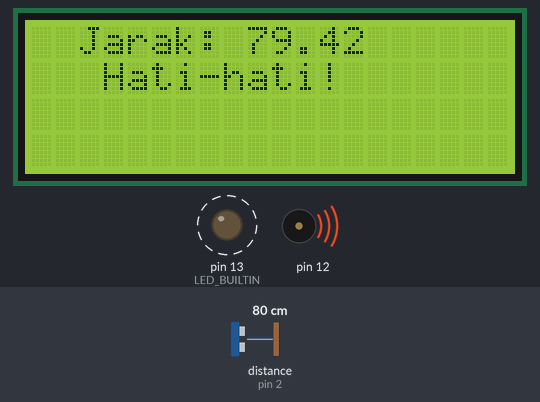
The sketch below on a simulated Arduino Uno, built with avr-gcc and run on an emulated ATmega328P. On the bench: 20×4 character LCD, output pins drawn as LEDs (lit = HIGH), buzzer (waves = sounding). Wiring (inferred from the names in the program): ultrasonic range finder: trigger pin 3; echo pin 2. Dashed ring = blinking. The test bench sets the inputs (shaded band); at power-on: distance to the obstacle (sensor on pin 2) 80 cm. The echo pulse lasts 58.3 µs per cm; pins used as bus, display or sensor lines are not drawn.

Above: at 0.99 s.
1.3 s: distance to the obstacle (sensor on pin 2) set to 196 cm
At 1.45 s:
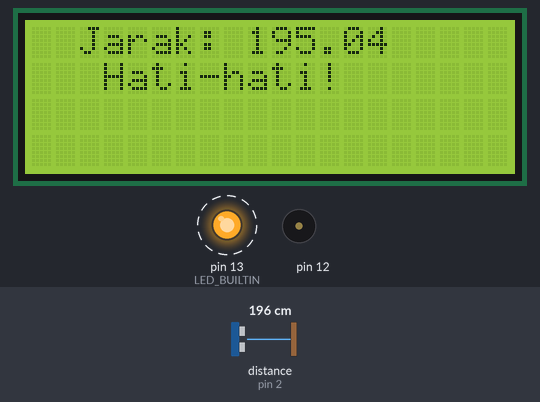
3.0 s: distance to the obstacle (sensor on pin 2) set to 205 cm
At 3.4 s:
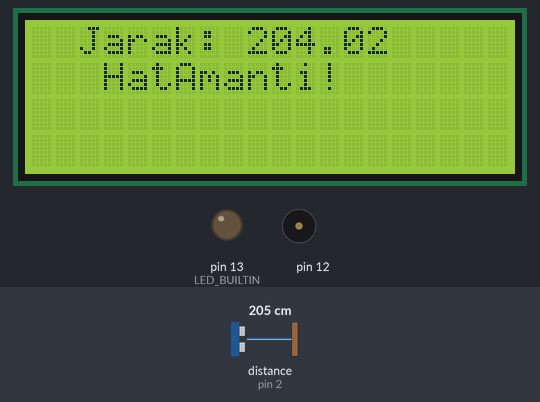
4.5 s: distance to the obstacle (sensor on pin 2) set to 2 cm
At 4.78 s:
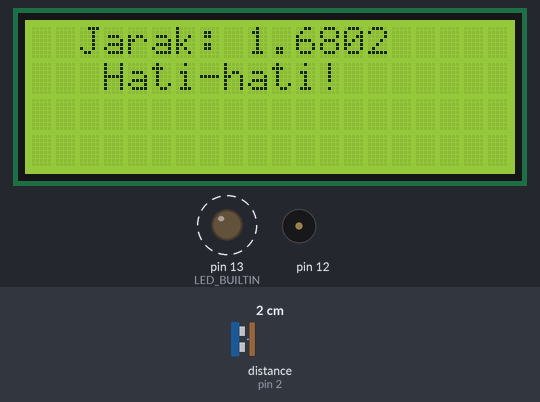
Timing chart, 0 to 12.1 s (numbered marks = the images above; inputs shaded):
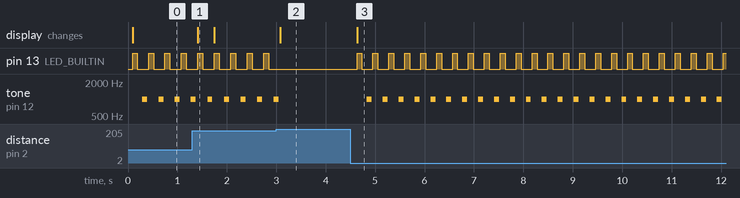

Measured:
- the behaviour switches between 200 and 201 cm on distance to the obstacle (sensor on pin 2) (found by bisection; images 1 and 2)
- after the input at 1.3 s, the display: changes after 0.11 s (image 1)
- after the input at 3.0 s, pin 13 (LED_BUILTIN): stops changing and stays LOW; tone on pin 12: goes on until 3.0 s, then stays silent; the display: changes after 0.08 s (image 2)
- after the input at 4.5 s, pin 13 (LED_BUILTIN): alternates HIGH for 0.10 s and LOW for 0.22 s, starting after 0.13 s; tone on pin 12: alternates 1000 Hz for 0.10 s and silent for 0.22 s, starting after 0.33 s; the display: changes after 0.13 s (image 3)
- by itself, pin 13 (LED_BUILTIN): alternates HIGH for 0.10 s and LOW for 0.24 s
- by itself, tone on pin 12: alternates 1000 Hz for 0.10 s and silent for 0.24 s

The sketch:

UltraOLEDwithBuzz.ino
```cpp
#include <LiquidCrystal_I2C.h>

#define ECHO_PIN 2
#define TRIG_PIN 3
LiquidCrystal_I2C lcd(0x27, 20, 4);

void setup() {
  Serial.begin(115200);
  pinMode(LED_BUILTIN, OUTPUT);
  pinMode(TRIG_PIN, OUTPUT);
  pinMode(ECHO_PIN, INPUT);
  pinMode(13, OUTPUT);

  lcd.init();
  lcd.backlight();
}

void loop() {
  digitalWrite(TRIG_PIN, LOW);
  delayMicroseconds(2);
  digitalWrite(TRIG_PIN, HIGH);
  delayMicroseconds(10);
  digitalWrite(TRIG_PIN, LOW);
  int duration = pulseIn(ECHO_PIN, HIGH);
  float distance = duration * 0.034 / 2;
  float y = (1E-06*distance*distance) + (1.0055*distance) + 0.0012;

  lcd.setCursor(2, 0); //2 itu adalah jumlah kolom 0 adalah barisnya
  lcd.print("Jarak: ");
  lcd.print(y);
  if (y < 200){
    lcd.setCursor(3, 1);
    lcd.print("Hati-hati!");
    digitalWrite(13, HIGH);
    delay(100);
    digitalWrite(13, LOW);
    delay(100);
    tone(12, 1000, 100);
  }
  else {
    lcd.setCursor(6, 1);
    lcd.print("Aman");
  }
  delay(100);
}
```
